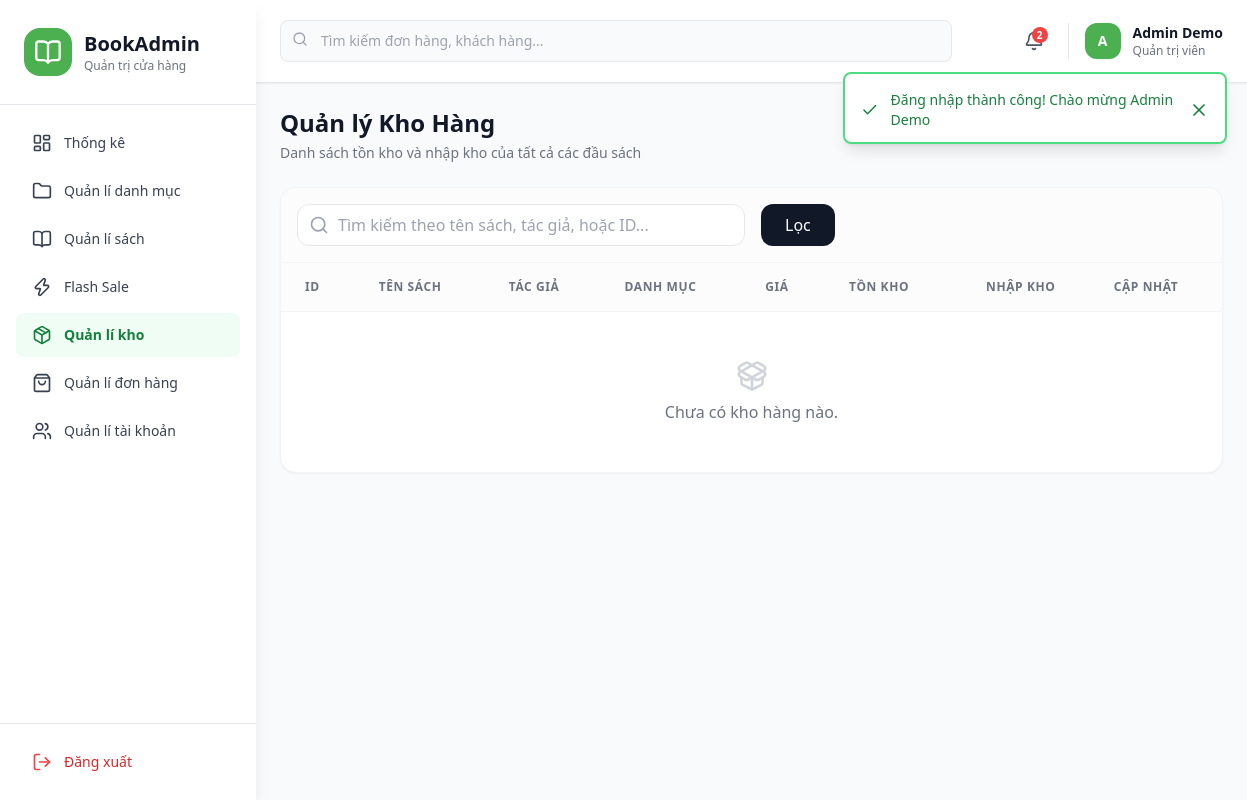
Before: /BASE_URL?act=admin-inventories (signed in) with the older database file.
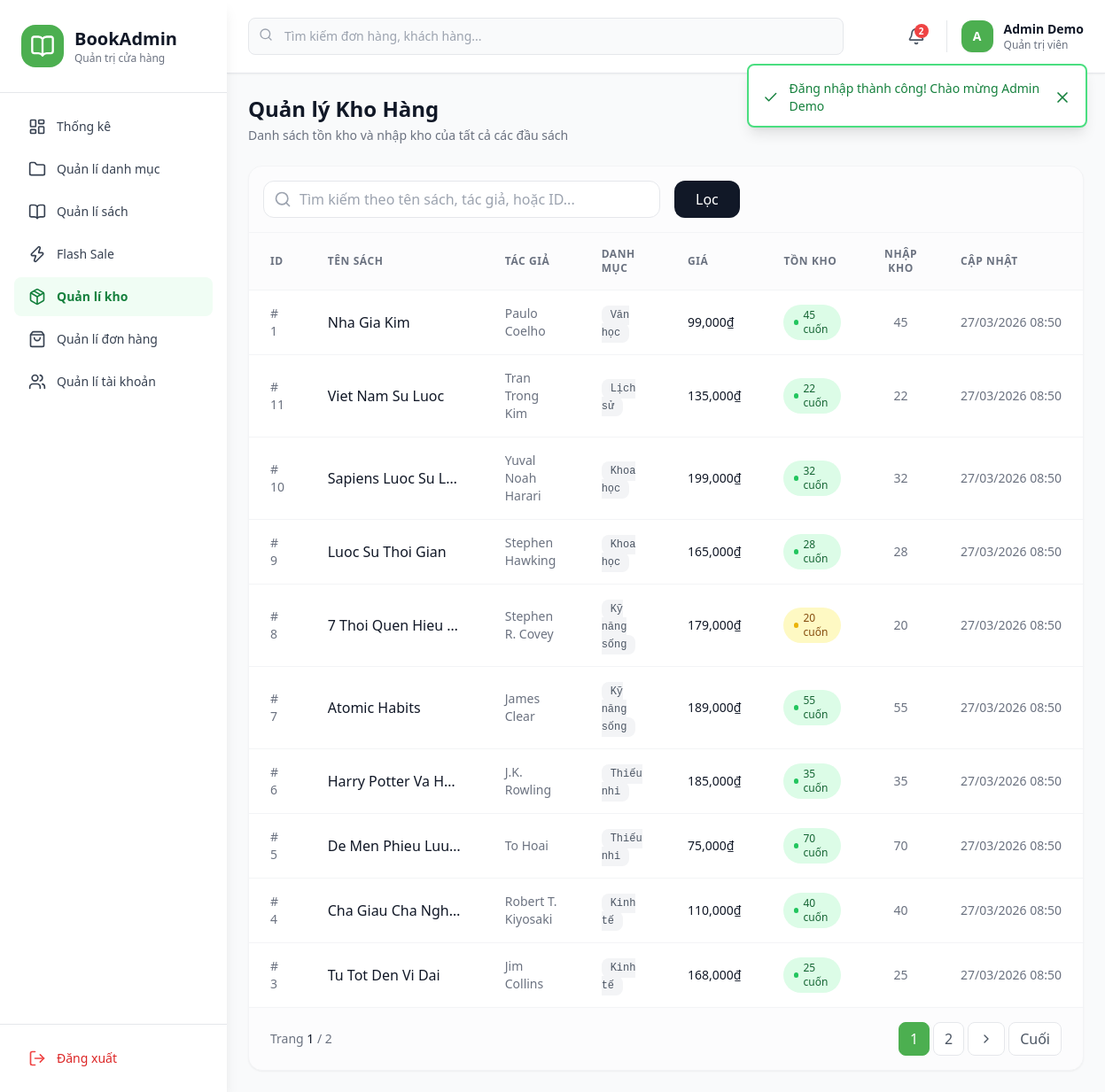
After: the same page with the newer database file.
### tables this page shows
CREATE TABLE inventories (
  inventory_id      INT      NOT NULL AUTO_INCREMENT,
  book_id           INT      NOT NULL UNIQUE,          
  stock_quantity    INT      NOT NULL DEFAULT 0 CHECK (stock_quantity >= 0),
  imported_quantity INT      NOT NULL DEFAULT 0 CHECK (imported_quantity >= 0),
  updated_at        DATETIME NOT NULL DEFAULT CURRENT_TIMESTAMP ON UPDATE CURRENT_TIMESTAMP,
  PRIMARY KEY (inventory_id),
  CONSTRAINT fk_inventories_book FOREIGN KEY (book_id) REFERENCES books (book_id)
    ON UPDATE CASCADE ON DELETE CASCADE
);

CREATE TABLE books (
  book_id     INT            NOT NULL AUTO_INCREMENT,
  category_id INT            NOT NULL,
  title       VARCHAR(255)   NOT NULL,
  author      VARCHAR(150)   NOT NULL,
  publisher   VARCHAR(150)            DEFAULT NULL,
  price       DECIMAL(10, 2) NOT NULL CHECK (price >= 0),
  sale_price  DECIMAL(10, 2)          DEFAULT NULL CHECK (sale_price >= 0),
  description TEXT                    DEFAULT NULL,
  thumbnail   VARCHAR(255)            DEFAULT NULL,
  weight      VARCHAR(50)             DEFAULT NULL,
  dimensions  VARCHAR(50)             DEFAULT NULL,
  cover_type  ENUM('Bìa mềm', 'Bìa cứng') DEFAULT 'Bìa mềm',
  stock       INT            NOT NULL DEFAULT 0 CHECK (stock >= 0),
  status      TINYINT        NOT NULL DEFAULT 1 COMMENT '1=active, 0=inactive',
  is_featured TINYINT        NOT NULL DEFAULT 0 COMMENT '1=featured, 0=normal',
  is_bestseller TINYINT      NOT NULL DEFAULT 0 COMMENT '1=bestseller, 0=normal',
  created_at  DATETIME       NOT NULL DEFAULT CURRENT_TIMESTAMP,
  updated_at  DATETIME       NOT NULL DEFAULT CURRENT_TIMESTAMP ON UPDATE CURRENT_TIMESTAMP,
  PRIMARY KEY (book_id),
  CONSTRAINT fk_books_category FOREIGN KEY (category_id) REFERENCES categories (category_id)
    ON UPDATE CASCADE ON DELETE RESTRICT,
  INDEX idx_books_category (category_id),
  INDEX idx_books_status   (status)
);

CREATE TABLE categories (
  category_id INT          NOT NULL AUTO_INCREMENT,
  name        VARCHAR(150) NOT NULL,
  slug        VARCHAR(150) NOT NULL UNIQUE,
  description TEXT                  DEFAULT NULL,
  status      TINYINT      NOT NULL DEFAULT 1 COMMENT '1=active, 0=inactive',
  created_at  DATETIME     NOT NULL DEFAULT CURRENT_TIMESTAMP,
  updated_at  DATETIME     NOT NULL DEFAULT CURRENT_TIMESTAMP ON UPDATE CURRENT_TIMESTAMP,
  PRIMARY KEY (category_id)
);

### controllers/admin/InventoryController.php (called while the page is built, shortened)
<?php
class InventoryController
{
    private $inventoryModel;
    public function __construct()
    {
        $this->inventoryModel = new InventoryModel();
    }
    public function list()
    {
        $search = trim($_GET['search'] ?? '');
        $page = (int) ($_GET['page'] ?? 1);
        $page = $page < 1 ? 1 : $page;
        $limit = 10;
        $offset = ($page - 1) * $limit;
        $inventories = $this->inventoryModel->getAll($search, $limit, $offset);
        require_once './views/admin/inventories/list.php';
    }
}

### index.php (called while the page is built, shortened)
<?php
require_once './commons/function.php';
require_once './config/autoload.php';
require_once './routers/web.php';

### config/autoload.php (called while the page is built, shortened)
<?php
spl_autoload_register(function ($className) {
  $paths = [
    './controllers/',
    './controllers/admin/',
    './controllers/customer/',
    './models/',
  ];
  foreach ($paths as $path) {
    $file = $path . $className . '.php';
    if (file_exists($file)) {
      return;
    }
  }
});

### commons/function.php (called while the page is built, shortened)
<?php
function connectDB()
{
    $host = DB_HOST;
    $port = DB_PORT;
    $dbname = DB_NAME;
    try {
        $conn = new PDO("mysql:host=$host;port=$port;dbname=$dbname", DB_USERNAME, DB_PASSWORD);
        $conn->setAttribute(PDO::ATTR_ERRMODE, PDO::ERRMODE_EXCEPTION);
        $conn->setAttribute(PDO::ATTR_DEFAULT_FETCH_MODE, PDO::FETCH_ASSOC);
        return $conn;
    } catch (PDOException $e) {
        echo ("Connection failed: " . $e->getMessage());
    }
}

### models/InventoryModel.php (called while the page is built, shortened)
<?php
class InventoryModel
{
    private $conn;
    public function __construct()
    {
        $this->conn = connectDB();
    }
    public function getAll($search = '', $limit = 10, $offset = 0)
    {
        $query = "
      SELECT
        i.inventory_id as id,
        i.book_id,
        i.stock_quantity,
        i.imported_quantity,
        i.updated_at,
        b.title,
        b.author,
        b.price,
        c.name as category_name
      FROM inventories i
      JOIN books b ON i.book_id = b.book_id
      LEFT JOIN categories c ON b.category_id = c.category_id
      WHERE 1=1
    ";
        $query .= " ORDER BY i.updated_at DESC LIMIT ? OFFSET ?";
        $stmt = $this->conn->prepare($query);
        $paramIndex = 1;
        $stmt->bindValue($paramIndex++, (int) $limit, PDO::PARAM_INT);
        $stmt->bindValue($paramIndex++, (int) $offset, PDO::PARAM_INT);
        $stmt->execute();
        return $stmt->fetchAll();
    }
}

### views/admin/inventories/list.php (the view, shortened to what the rows shown need)
<?php
include_once './views/components/header.php';
include_once './views/components/sidebar.php';
?>
<main class="flex-1 overflow-x-hidden overflow-y-auto bg-gray-50 p-6">
    <div class="w-full">
        <div class="flex flex-wrap justify-between items-center mb-6 gap-4">
            <div>
                <h1 class="text-2xl font-bold text-gray-900">Quản lý Kho Hàng</h1>
            </div>
        </div>
        <div class="bg-white rounded-2xl shadow-sm border border-gray-100 overflow-hidden">
            <div class="overflow-x-auto">
                <table class="w-full text-left border-collapse">
                    <thead>
                        <tr class="bg-gray-50/50 border-b border-gray-100">
                            <th class="px-6 py-4 text-xs font-semibold text-gray-500 uppercase tracking-wider">ID</th>
                            <th class="px-6 py-4 text-xs font-semibold text-gray-500 uppercase tracking-wider">Tên Sách
                            </th>
                            <th class="px-6 py-4 text-xs font-semibold text-gray-500 uppercase tracking-wider">Tác Giả
                            </th>
                            <th class="px-6 py-4 text-xs font-semibold text-gray-500 uppercase tracking-wider">Danh Mục
                            </th>
                            <th class="px-6 py-4 text-xs font-semibold text-gray-500 uppercase tracking-wider">Giá</th>
                            <th class="px-6 py-4 text-xs font-semibold text-gray-500 uppercase tracking-wider">Tồn Kho
                            </th>
                            <th
                                class="px-6 py-4 text-xs font-semibold text-gray-500 uppercase tracking-wider text-center">
                                Nhập Kho</th>
                            <th class="px-6 py-4 text-xs font-semibold text-gray-500 uppercase tracking-wider">Cập Nhật
                            </th>
                        </tr>
                    </thead>
                    <tbody class="divide-y divide-gray-100">
                        <?php if (empty($inventories)): ?>
                            <tr>
                                <td colspan="8" class="px-6 py-12 text-center text-gray-500">
                                    <div class="flex flex-col items-center justify-center gap-2">
                                        <i data-lucide="package-open" class="w-8 h-8 text-gray-300"></i>
                                        <p>Chưa có kho hàng nào.</p>
                                    </div>
                                </td>
                            </tr>
                        <?php else: ?>
                            <?php foreach ($inventories as $inventory): ?>
                                <tr class="hover:bg-gray-50 transition-colors">
                                    <td class="px-6 py-4 text-sm text-gray-500">
                                        #
                                        <?= $inventory['id'] ?>
                                    </td>
                                    <td class="px-6 py-4 font-medium text-gray-900 max-w-[200px] truncate"
                                        title="<?= htmlspecialchars($inventory['title']) ?>">
                                        <?= htmlspecialchars($inventory['title']) ?>
                                    </td>
                                    <td class="px-6 py-4 text-sm text-gray-500">
                                        <?= htmlspecialchars($inventory['author']) ?>
                                    </td>
                                    <td class="px-6 py-4 text-sm">
                                        <span class="px-2.5 py-1 bg-gray-100 text-gray-600 rounded-lg font-mono text-xs">
                                            <?= htmlspecialchars($inventory['category_name'] ?? 'N/A') ?>
                                        </span>
                                    </td>
                                    <td class="px-6 py-4 text-sm text-gray-900 font-medium whitespace-nowrap">
                                        <?= number_format($inventory['price']) ?>₫
                                    </td>
                                    <td class="px-6 py-4">
                                        <?php if ($inventory['stock_quantity'] <= 5): ?>
                                            <span
                                                class="inline-flex items-center gap-1.5 px-3 py-1 rounded-full text-xs font-medium bg-red-100 text-red-800">
                                                <span class="w-1.5 h-1.5 rounded-full bg-red-500"></span>
                                                <?= $inventory['stock_quantity'] ?> cuốn
                                            </span>
                                        <?php elseif ($inventory['stock_quantity'] <= 20): ?>
                                            <span
                                                class="inline-flex items-center gap-1.5 px-3 py-1 rounded-full text-xs font-medium bg-yellow-100 text-yellow-800">
                                                <span class="w-1.5 h-1.5 rounded-full bg-yellow-500"></span>
                                                <?= $inventory['stock_quantity'] ?> cuốn
                                            </span>
                                        <?php else: ?>
                                            <span
                                                class="inline-flex items-center gap-1.5 px-3 py-1 rounded-full text-xs font-medium bg-green-100 text-green-800">
                                                <span class="w-1.5 h-1.5 rounded-full bg-green-500"></span>
                                                <?= $inventory['stock_quantity'] ?> cuốn
                                            </span>
                                        <?php endif; ?>
                                    </td>
                                    <td class="px-6 py-4 text-sm text-gray-500 text-center font-medium">
                                        <?= $inventory['imported_quantity'] ?>
                                    </td>
                                    <td class="px-6 py-4 text-sm text-gray-500 whitespace-nowrap">
                                        <?= date('d/m/Y H:i', strtotime($inventory['updated_at'])) ?>
                                    </td>
                                </tr>
                            <?php endforeach; ?>
                        <?php endif; ?>
                    </tbody>
                </table>
            </div>
        </div>
    </div>
</main>
<?php include_once './views/components/footer.php'; ?>

Changed rows visible on the page:
added inventories: inventory_id "1", book.title "Nha Gia Kim", book.author "Paulo Coelho", categories.name "Văn học", book.price "99,000", stock_quantity "45", imported_quantity "45", updated_at "27/03/2026 08:50"
added inventories: inventory_id "11", book.title "Viet Nam Su Luoc", book.author "Tran Trong Kim", categories.name "Lịch sử", book.price "135,000", stock_quantity "22", imported_quantity "22", updated_at "27/03/2026 08:50"
added inventories: inventory_id "10", book.title "Sapiens Luoc Su L…", book.author "Yuval Noah Harari", categories.name "Khoa học", book.price "199,000", stock_quantity "32", imported_quantity "32", updated_at "27/03/2026 08:50"
added inventories: inventory_id "9", book.title "Luoc Su Thoi Gian", book.author "Stephen Hawking", categories.name "Khoa học", book.price "165,000", stock_quantity "28", imported_quantity "28", updated_at "27/03/2026 08:50"
added inventories: inventory_id "8", book.title "7 Thoi Quen Hieu…", book.author "Stephen R. Covey", categories.name "Kỹ năng sống", book.price "179,000", stock_quantity "20", imported_quantity "20", updated_at "27/03/2026 08:50"
added inventories: inventory_id "7", book.title "Atomic Habits", book.author "James Clear", categories.name "Kỹ năng sống", book.price "189,000", stock_quantity "55", imported_quantity "55", updated_at "27/03/2026 08:50"
added inventories: inventory_id "6", book.title "Harry Potter Va H…", book.author "J.K. Rowling", categories.name "Thiếu nhi", book.price "185,000", stock_quantity "35", imported_quantity "35", updated_at "27/03/2026 08:50"
added inventories: inventory_id "5", book.title "De Men Phieu Luu…", book.author "To Hoai", categories.name "Thiếu nhi", book.price "75,000", stock_quantity "70", imported_quantity "70", updated_at "27/03/2026 08:50"
added inventories: inventory_id "4", book.title "Cha Giau Cha Ngh…", book.author "Robert T. Kiyosaki", categories.name "Kinh tế", book.price "110,000", stock_quantity "40", imported_quantity "40", updated_at "27/03/2026 08:50"
added inventories: inventory_id "3", book.title "Tu Tot Den Vi Dai", book.author "Jim Collins", categories.name "Kinh tế", book.price "168,000", stock_quantity "25", imported_quantity "25", updated_at "27/03/2026 08:50"
Other visible differences:
$currentPage: (not shown) → "1"
$totalPages: (not shown) → "2"
text no longer shown: "Chưa có kho hàng nào."
text now shown: "Trang / Cuối"
new list line: "1"
new list line: "2"
